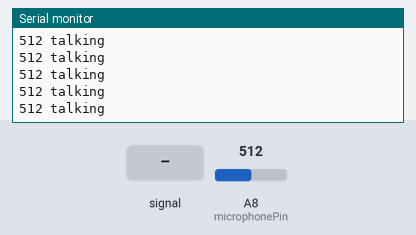
Simulated run of this sketch. Board: Arduino Mega 2560, built with avr-gcc and run on an emulated ATmega2560. Parts: the last lines printed to the serial monitor. The inputs (shaded band) are chosen by the test bench; at power-on: A8 (microphonePin) = 512.

Above: at 1.2 s.
1.3 s: A8 (microphonePin) fed a 200 Hz sine of ±81 counts around its level
At 2.01 s:
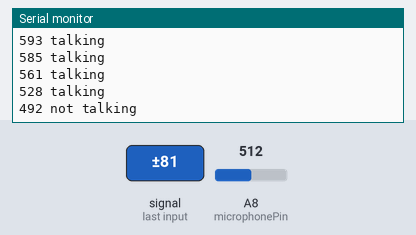
3.6 s: A8 (microphonePin) set to 490
At 3.62 s:
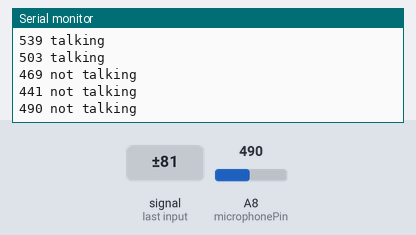
5.1 s: A8 (microphonePin) fed a 1000 Hz sine of ±255 counts around its level
At 5.12 s:
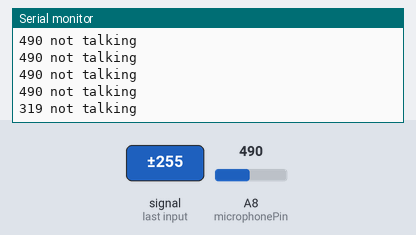
6.6 s: A8 (microphonePin) set to 510
At 6.63 s:
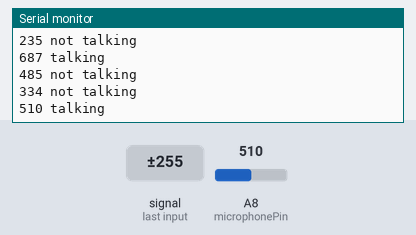
Timing chart, 0 to 9.1 s (numbered marks = the images above; inputs shaded):
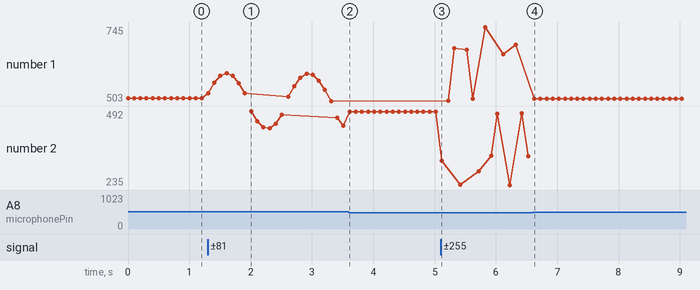

The sketch:

audio-detection-test.ino
```cpp
const int microphonePin = A8;

const int threshold = 500; // Adjust this value as needed

void setup(){
  Serial.begin(9600); // Open Serial communication at baud rate 9600 bps
  Serial.println("Setup");
}

void loop() {
  // Read the sound level from the microphone
  int soundLevel = analogRead(microphonePin);
   Serial.print(soundLevel);
   Serial.print(" ");

  // Check if the sound level exceeds the threshold
  if (soundLevel > threshold) {
    Serial.println("talking");
  } else {
    Serial.println("not talking");
  }

  delay(100);
}
```

Measured:
- after the input at 1.3 s, the serial monitor: prints a new line at once (image 1)
- after the input at 3.6 s, the serial monitor: prints a new line at once (image 2)
- after the input at 5.1 s, the serial monitor: prints a new line at once (image 3)
- after the input at 6.6 s, the serial monitor: prints a new line at once (image 4)
- plotted number 1: 512 → 503 after the input at 1.3 s, 503 → 687 after the input at 5.1 s, 687 → 510 after the input at 6.6 s
- plotted number 2: 441 → 490 after the input at 3.6 s, 490 → 334 after the input at 5.1 s
